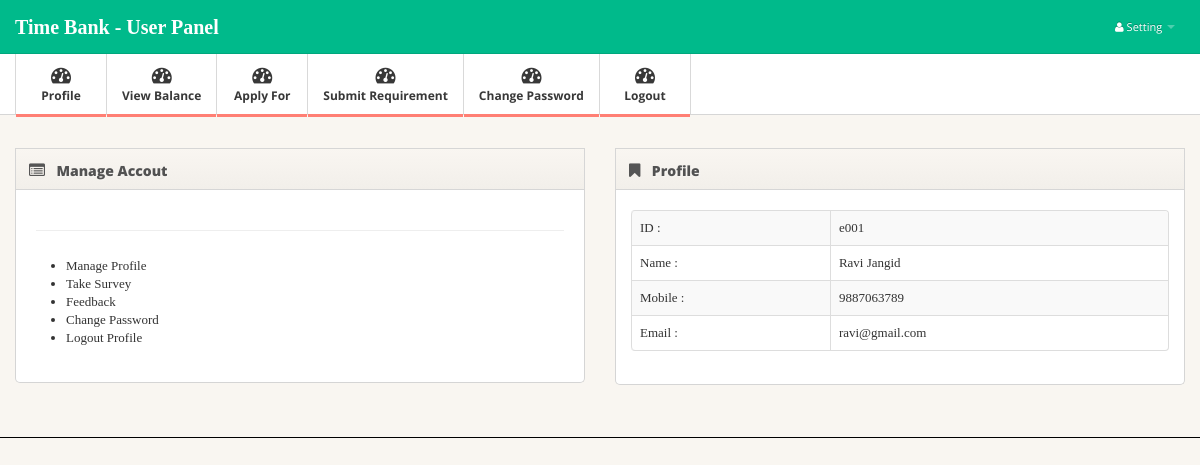
/main_customer.php (signed in), run on the app's committed database.
### tables this page shows
CREATE TABLE IF NOT EXISTS `cust_reg` (
  `cuto_id` varchar(111) NOT NULL,
  `cus_name` varchar(444) NOT NULL,
  `cus_mobile` varchar(444) NOT NULL,
  `cus_email` varchar(444) NOT NULL,
  `fpassword` varchar(444) NOT NULL,
  `fdate` varchar(444) NOT NULL
);

### main_customer.php (the view, shortened to what this page needs)
<?php include "include/head.php" ?>
</head>
<body>
<?php include "include/menu.php" ?>
<div class="main">
  <div class="main-inner">
    <div class="container">
      <div class="row">
        <div class="span6">
          <div class="widget widget-nopad">
            <div class="widget-header"> <i class="icon-list-alt"></i>
              <h3> Manage Accout</h3>
            </div>
            <div class="widget-content">
              <div class="widget big-stats-container">
                <div class="widget-content">
                  <h6 class="bigstats"></h6>
                  <div id="big_stats" class="cf">
                    <ul><font face="Times New Roman, Times, serif">
						<ul>
							<li> Manage Profile</li>
							<li> Take Survey</li>
							<li> Feedback</li>
							<li> Change Password</li>
							<li> Logout Profile</li>
						</ul>
                    </font></ul>
                  </div>
                </div>
              </div>
            </div>
          </div>
        </div>
        <div class="span6">
          <div class="widget">
            <div class="widget-header"> <i class="icon-bookmark"></i>
              <h3> Profile</h3>
            </div>
            <div class="widget-content">
              <?php
				$uid=$_SESSION['user_id'];
				$sql="select * from cust_reg where cuto_id='$uid'";
				$result=mysql_query($sql);
				if($row=mysql_fetch_array($result))
			  ?>
			  		<font style="font-family:Georgia, 'Times New Roman', Times, serif">
					<table class="table table-striped table-bordered">
						<tr>
							 <td>ID :</td>
							 <td> <?php echo $row[0]?></td>
						</tr>
						<tr>
							 <td>Name :</td>
							 <td><?php echo $row[1]?></td>
						</tr>
						<tr>
							 <td>Mobile :</td>
							 <td><?php echo $row[2]?></td>
						</tr>
						<tr>
							 <td>Email :</td>
							 <td><?php echo $row[3]?></td>
						</tr>
					</table>
					</font>
            </div>
          </div>
        </div>
      </div>
    </div>
  </div>
</div>
</body>
</html>

### css/style.css (style rules this page uses)
body { background: #f9f6f1; font: 13px/1.7em 'Open Sans'; }
.table td { vertical-align: middle; }
.main { padding-bottom: 2em; border-bottom: 1px solid #000; }
.widget { position: relative; clear: both; width: auto; margin-bottom: 2em; overflow: hidden; }
.widget-header { position: relative; height: 40px; line-height: 40px; background: #f9f6f1; background:-moz-linear-gradient(top, #f9f6f1 0%, #f2efea 100%); background:-webkit-gradient(linear, left top, left bottom, color-stop(0%,#f9f6f1), color-stop(100%,#f2efea)); background:-webkit-linear-gradient(top, #f9f6f1 0%,#f2efea 100%); background:-o-linear-gradient(top, #f9f6f1 0%,#f2efea 100%); background:-ms-linear-gradient(top, #f9f6f1 0%,#f2efea 100%); background:linear-gradient(top, #f9f6f1 0%,#f2efea 100%); filter: progid:DXImageTransform.Microsoft.gradient(startColorstr='#f9f6f1', endColorstr='#f2efea'); -ms-filter: "progid:DXImageTransform.Microsoft.gradient(startColorstr='#f9f6f1', endColorstr='#f2efea')"; border: 1px solid #d6d6d6; -webkit-background-clip: padding-box; }
.widget-header h3 { position: relative; top: 2px; left: 10px; display: inline-block; margin-right: 3em; font-size: 14px; font-weight: 800; color: #525252; line-height: 18px; text-shadow: 1px 1px 2px rgba(255,255,255,.5); }
.widget-header [class^="icon-"], .widget-header [class*=" icon-"] { display: inline-block; margin-left: 13px; margin-right: -2px; font-size: 16px; color: #555; vertical-align: middle; }
.widget-content { padding: 20px 15px 15px; background: #FFF; border: 1px solid #D5D5D5; -moz-border-radius: 5px; -webkit-border-radius: 5px; border-radius: 5px; }
.widget-header+.widget-content { border-top: none; -webkit-border-top-left-radius: 0; -webkit-border-top-right-radius: 0; -moz-border-radius-topleft: 0; -moz-border-radius-topright: 0; border-top-left-radius: 0; border-top-right-radius: 0; }
.widget-nopad .widget-content { padding: 0; }
.widget-content:before, .widget-content:after { content:""; display:table; }
.widget-content:after { clear:both; }
.widget-content { zoom:1; }

### css/pages/dashboard.css (style rules this page uses)
#big_stats { width: 100%; display: table; margin-top: 1.5em; }
.big-stats-container .widget-content { border:0; }
h6.bigstats { margin: 20px; border-bottom: 1px solid #eee; padding-bottom: 20px; margin-bottom: 26px; }

### data on the page
cust_reg: cuto_id "e001", cus_name "Ravi Jangid", cus_mobile "9887063789", cus_email "ravi@gmail.com"
